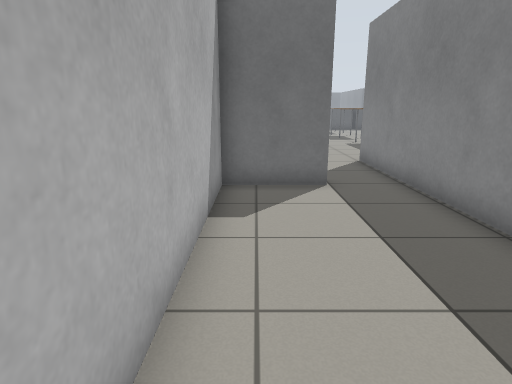
View 1 (above)

24 first-person views from a walk through a robot-simulator world made for Gazebo. The camera is 1 m above the floor, tilts 14° down and sees 75° across. The floor is counted in squares, 0.5 m on a side. Each view is taken from the middle of a square. On the plan, view 1 faces up. The plan holds only what a view shows up to about 18 squares ahead; the rest is blank. The place goes on beyond the plan. Gazebo's built-in surfaces are drawn with simple patterns.

View 2
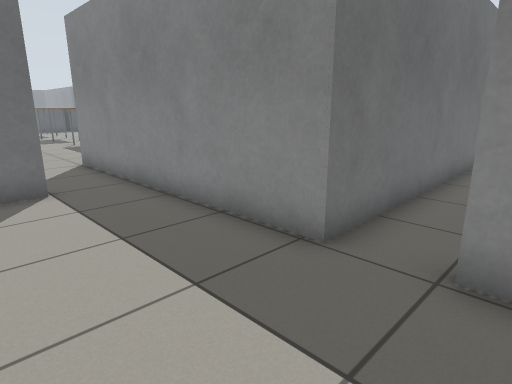

View 3
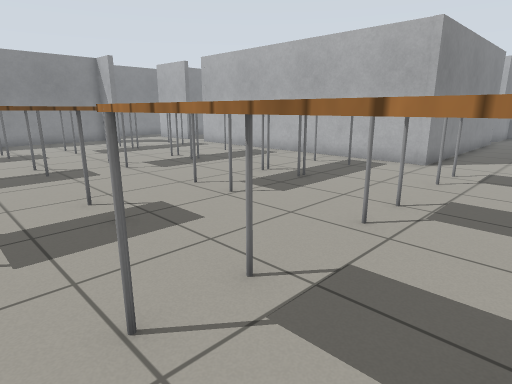

View 4
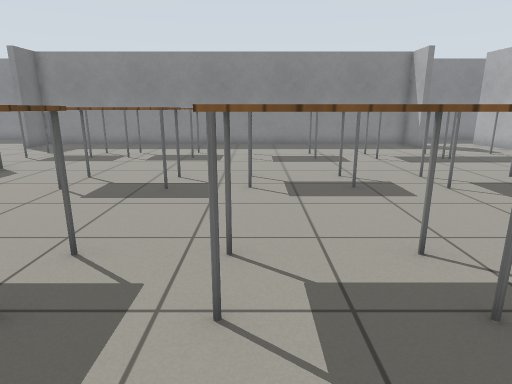

View 5
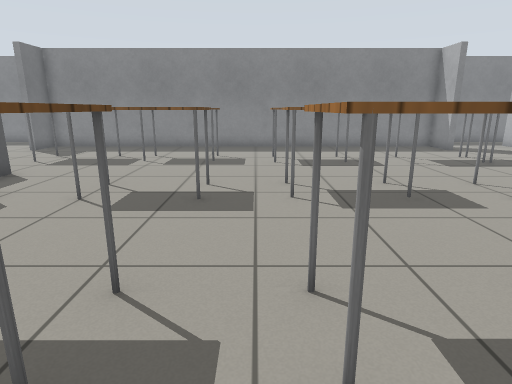

View 6
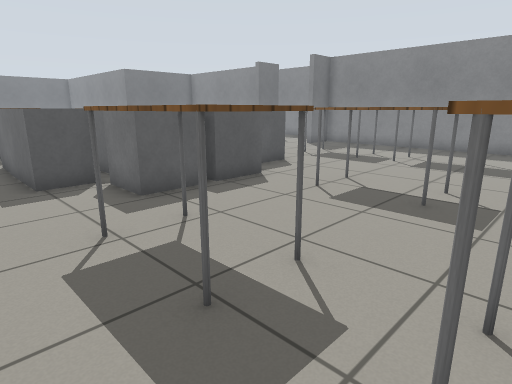

View 7
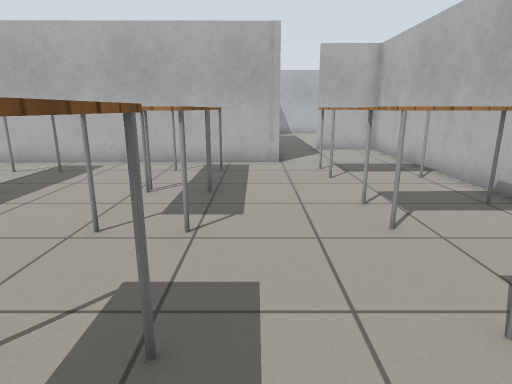

View 8
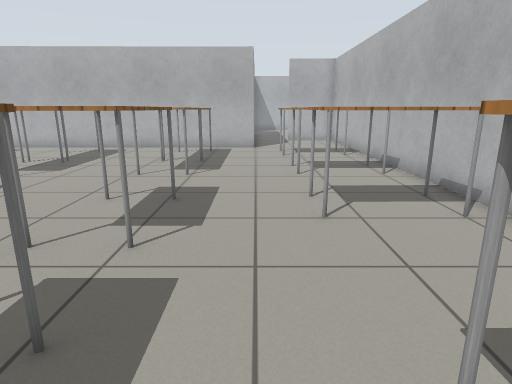

View 9
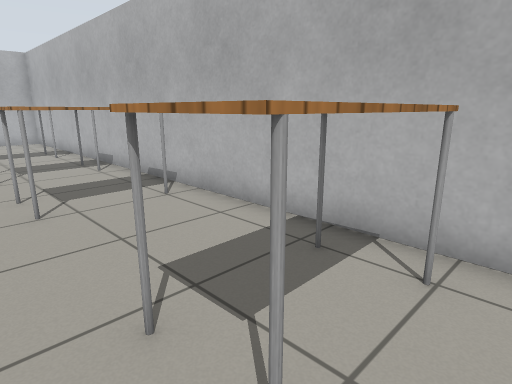

View 10
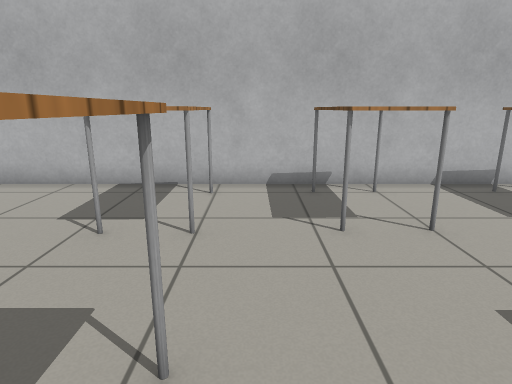

View 11
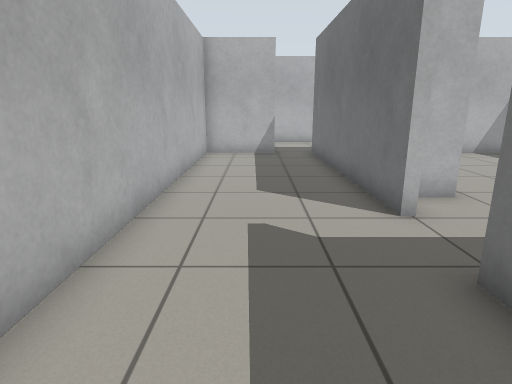

View 12
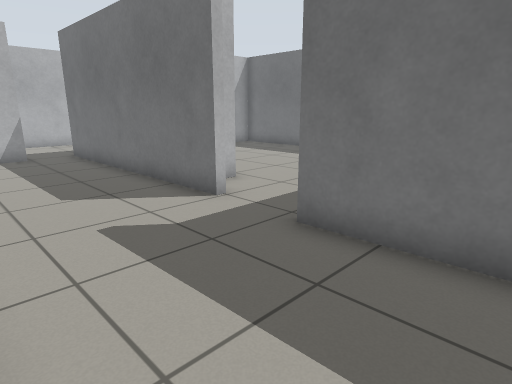

View 13
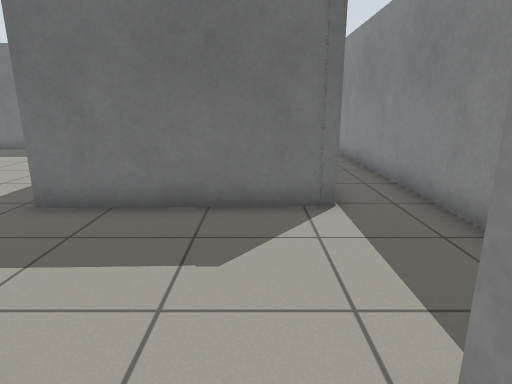

View 14
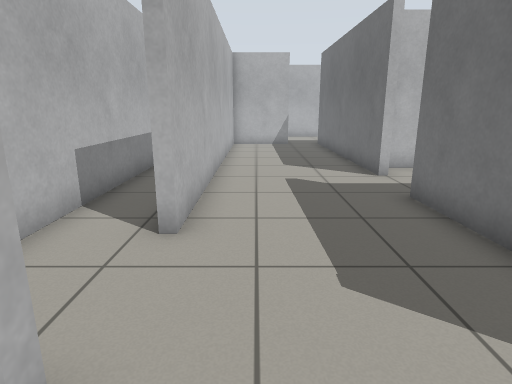

View 15
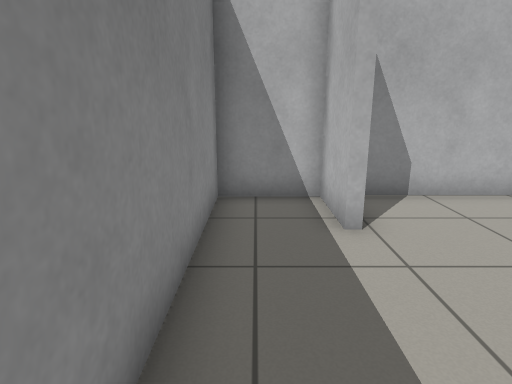

View 16
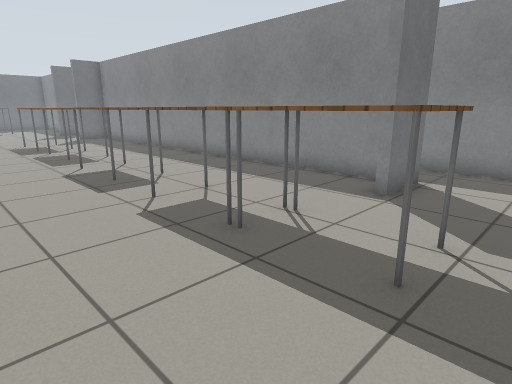

View 17
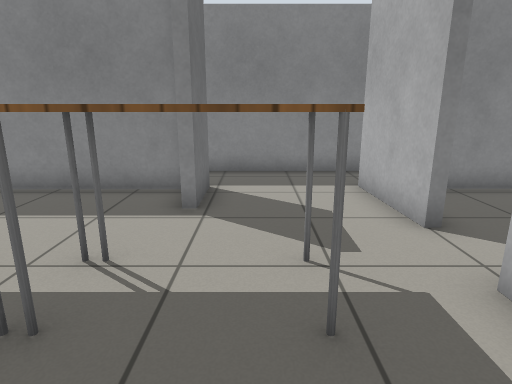

View 18
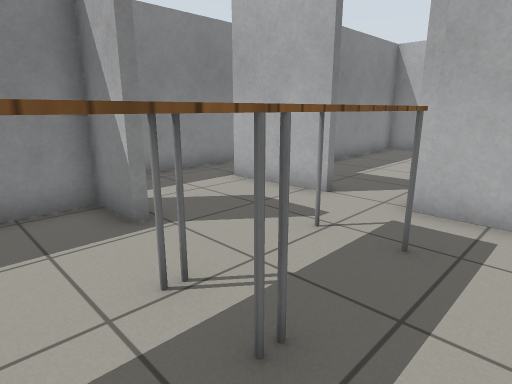

View 19
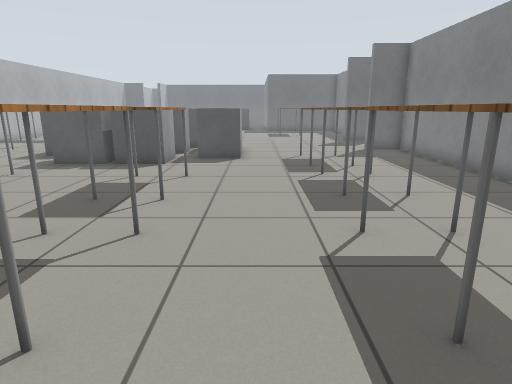

View 20
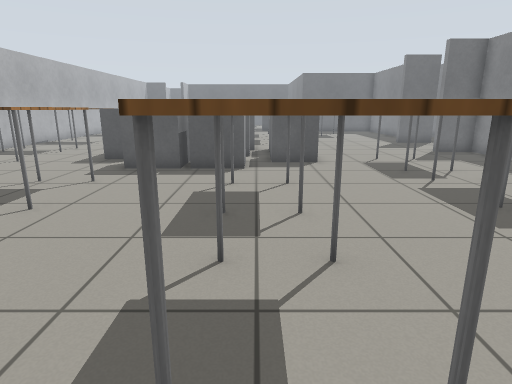

View 21
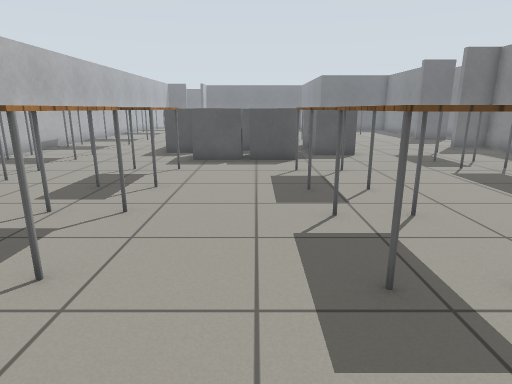

View 22
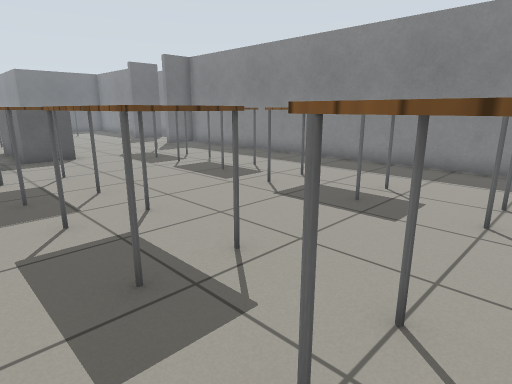

View 23
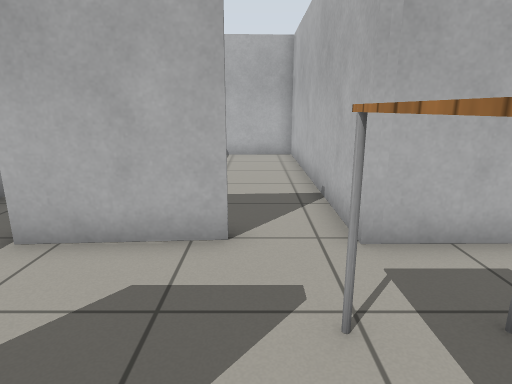

View 24
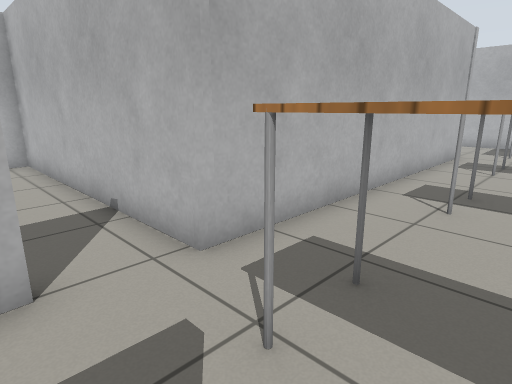

### Floor plan
Key: @ floor where view 1 was taken; # wall or solid block; . floor; B grey box; T table.
Columns run from 1 left of view 1 to 25 right of it. Each row starts with its distance up from view 1.
 40 #      B         ......
 39 #T  T. B     BB .......
 38 #T  T. B     BB ......BB
 37 #......B     BB .......#
 36 #......BB BBBBBB..TT...#
 35 #T  T...B B  BBB..  T..#
 34 #   T...BBBB B....   ..#
 33 #TTT.....BBBB.....TTT..#
 32 #.................. ...#
 31 #TTTT..TT...T T...T T..#
 30 #   T..TT...T T...T  ..#
 29 #T  T..TT...T T...TTT..#
 28 #......TT...TTT........#
 27 #......TT..............#
 26 #......TT...TTT...TT...#
 25 #TTTT..TT...T T...T ...#
 24 #   T..TT...TTT...TT...#
 23 #T  T........TT...TT...#
 22 #......................#
 21 #TTT...TTT..T T...TT...#
 20 #   T..T  ..T  ...T ...#
 19 #T  T..T  ..   ...T ...#
 18 #......T T..T T...TT..B##.#
 17 #......   ..   ...TT..BB..#
 16 #T TT..   ..   ...TT......#
 15 #T  T..T T..T T...TT......#
 14 #.........................#
 13 #....##############.BBBB#.#
 12 #....#    ..      #....  .#
 11 #....#.  ...      #....# .#
 10 #....#.......     #....#  #
  9 #BBB.# .......    #....# .#
  8 #....#  .......   #....# .#
  7 #....#   ......   #....# .#
  6 #....#     .....  #....# .#
  5 #....#        ... #....# .#
  4 #....#       BB...#....# .#
  3 #....##########...#######.#
  2 #.........................#
  1 # ........................#
  0  @ ..#....................#
 -1      #....................#
 -2      ################..B..#
 -3                     #..B..#
 -4               .........B..#
 -5              ###########BB#

Positions as (right, up) in squares from view 1, and headings:
1: (0, 0), facing up
2: (0, 0), facing up-right
3: (0, 26), facing down-right
4: (3, 26), facing right
5: (4, 27), facing right
6: (4, 26), facing up-right
7: (5, 26), facing down
8: (4, 31), facing down
9: (4, 32), facing down-left
10: (8, 32), facing left
11: (20, 0), facing left
12: (20, -2), facing up-left
13: (21, -4), facing up
14: (24, -1), facing left
15: (24, 3), facing down
16: (13, 14), facing up-right
17: (14, 16), facing right
18: (15, 20), facing down-right
19: (15, 21), facing up
20: (12, 22), facing up
21: (10, 20), facing up
22: (10, 20), facing up-right
23: (19, 18), facing down
24: (20, 17), facing down-left
